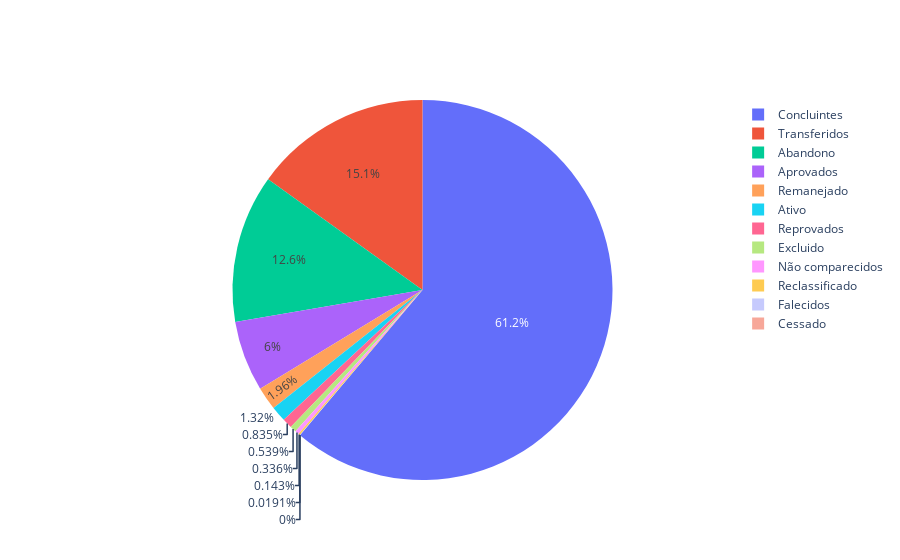

Notebook source saved alongside this figure:
### Code cell
import plotly.graph_objects as go
import numpy as np

labels = ['Aprovados', 'Reprovados', 'Abandono', 'Concluintes', 'Transferidos', 'Falecidos', 'Não comparecidos', 'Excluido', 'Cessado', 'Remanejado', 'Reclassificado', 'Ativo']
situacaoAluno = []

situacaoAluno.append(np.sum(y['SIT_AL_APROV']))
situacaoAluno.append(np.sum(y['SIT_AL_REPROV']))
situacaoAluno.append(np.sum(y['SIT_AL_ABAND']))
situacaoAluno.append(np.sum(y['SIT_AL_CONCL']))
situacaoAluno.append(np.sum(y['SIT_AL_TRANSF']))
situacaoAluno.append(np.sum(y['SIT_AL_FALEC']))
situacaoAluno.append(np.sum(y['SIT_AL_NCOM']))
situacaoAluno.append(np.sum(y['SIT_AL_EXCL']))
situacaoAluno.append(np.sum(y['SIT_AL_CES']))
situacaoAluno.append(np.sum(y['SIT_AL_REMAN']))
situacaoAluno.append(np.sum(y['SIT_AL_RECLAS']))
situacaoAluno.append(np.sum(y['SIT_AL_ATIVO']))

fig = go.Figure(data=[go.Pie(labels=labels, values=situacaoAluno)])
fig.show()

### Figure 1 — Plotly figure (JSON) as saved in the notebook; plotly's stock layout.template omitted (floating-point values rounded to 4 significant figures)
{"data": [{"labels": ["Aprovados", "Reprovados", "Abandono", "Concluintes", "Transferidos", "Falecidos", "Não comparecidos", "Excluido", "Cessado", "Remanejado", "Reclassificado", "Ativo"], "type": "pie", "values": [2514, 350, 5281, 25638, 6331, 8, 141, 226, 0, 820, 60, 552]}], "layout": {}}
